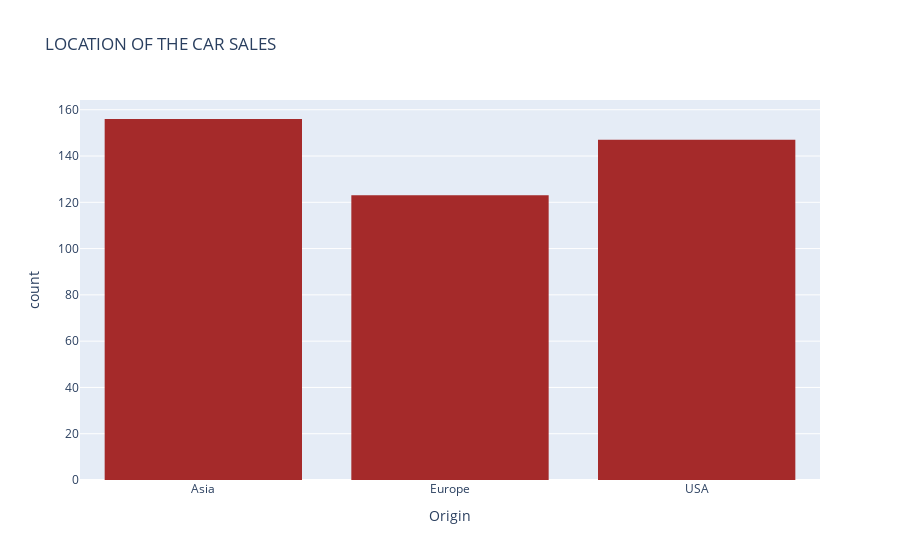

The notebook cell saved with this chart:
### Code cell
fig = px.histogram(car_df, x = "Origin",
                  labels = {"Origin":"Origin"},
                  title = "LOCATION OF THE CAR SALES",
                  color_discrete_sequence = ["brown"])
                  
fig.show()

### Figure 1 — Plotly figure (JSON) as saved in the notebook; plotly's stock layout.template omitted (floating-point values rounded to 4 significant figures; data arrays with more than 128 entries replaced by an {"elided": "..."} marker saying what was removed)
{"data": [{"alignmentgroup": "True", "bingroup": "x", "hovertemplate": "Origin=%{x}<br>count=%{y}<extra></extra>", "legendgroup": "", "marker": {"color": "brown", "pattern": {"shape": ""}}, "name": "", "offsetgroup": "", "orientation": "v", "showlegend": false, "type": "histogram", "x": {"elided": "426 str values"}, "xaxis": "x", "yaxis": "y"}], "layout": {"barmode": "relative", "legend": {"tracegroupgap": 0}, "title": {"text": "LOCATION OF THE CAR SALES"}, "xaxis": {"anchor": "y", "domain": [0, 1], "title": {"text": "Origin"}}, "yaxis": {"anchor": "x", "domain": [0, 1], "title": {"text": "count"}}}}
